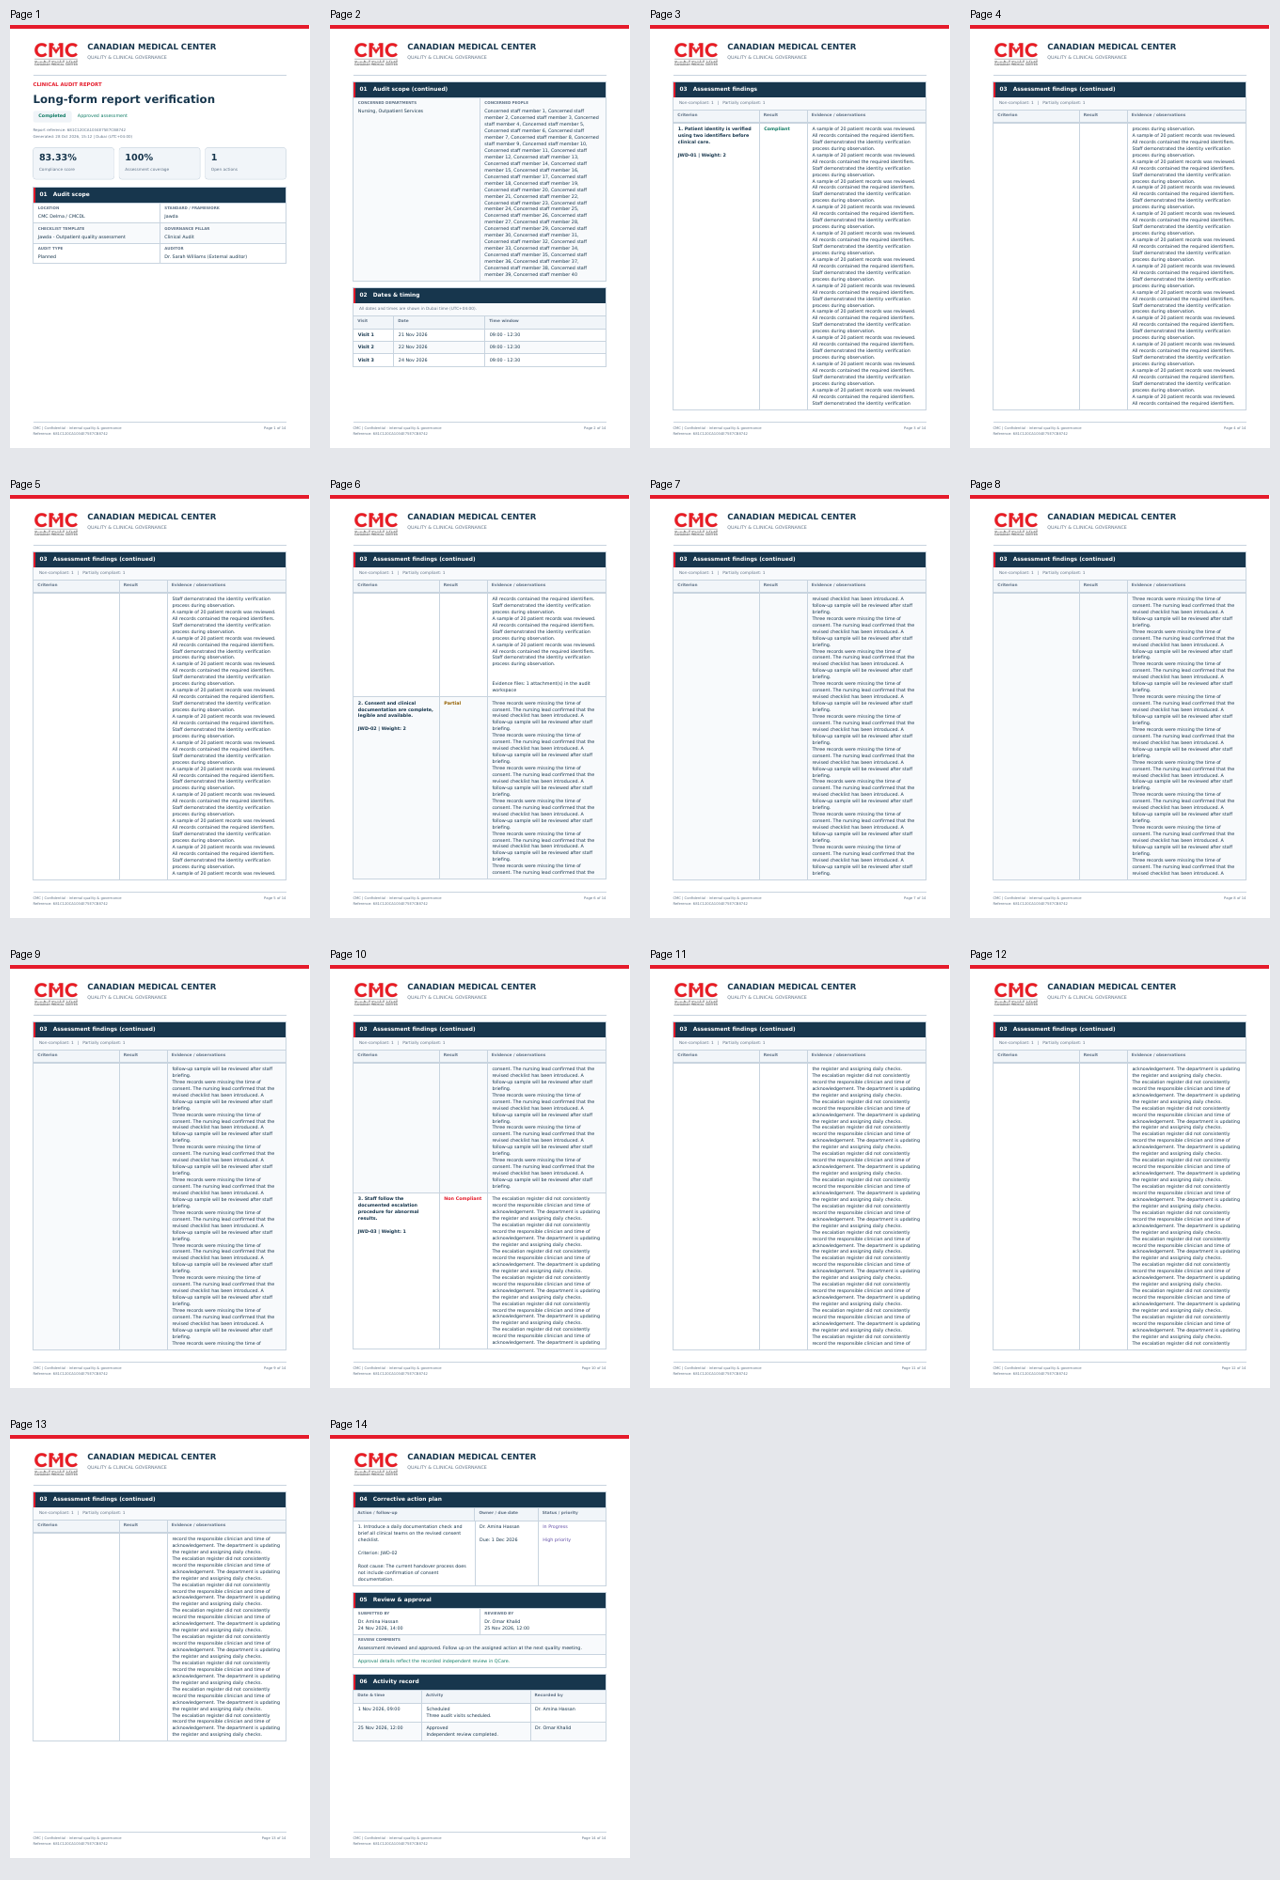

Generate this figure with Python:
from pathlib import Path
from PIL import Image, ImageDraw
from pypdf import PdfReader
count = len(PdfReader('tmp/pdfs/long-audit.pdf').pages)
pages = sorted(Path('tmp/pdfs').glob('approved-long-*.png'), key=lambda p: int(p.stem.split('-')[-1]))[:count]
sheet = Image.new('RGB', (4 * 320, ((len(pages) + 3) // 4) * 470), '#e5e7eb')
for i, file in enumerate(pages):
    im = Image.open(file).convert('RGB'); im.thumbnail((300, 430))
    x, y = (i % 4) * 320 + 10, (i // 4) * 470 + 25
    sheet.paste(im, (x, y)); ImageDraw.Draw(sheet).text((x, y-17), f'Page {i+1}', fill='black')
sheet.save('tmp/pdfs/table-contact.png')
print(f'{count} stress-report pages rendered')
